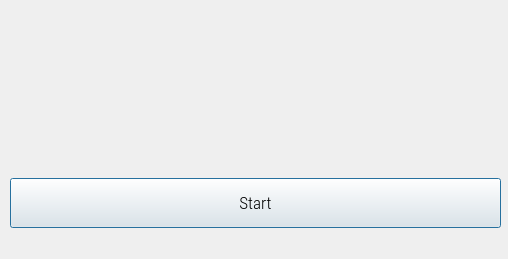
<?xml version="1.0" encoding="UTF-8"?>
<ui version="4.0">
 <class>Dialog</class>
 <widget class="QDialog" name="Dialog">
  <property name="geometry">
   <rect>
    <x>0</x>
    <y>0</y>
    <width>508</width>
    <height>259</height>
   </rect>
  </property>
  <property name="minimumSize">
   <size>
    <width>508</width>
    <height>259</height>
   </size>
  </property>
  <property name="maximumSize">
   <size>
    <width>508</width>
    <height>259</height>
   </size>
  </property>
  <property name="windowTitle">
   <string>Face Recognition Time Attendance App</string>
  </property>
  <property name="windowIcon">
   <iconset>
    <normaloff>icon.png</normaloff>icon.png</iconset>
  </property>
  <widget class="QLabel" name="logolabel">
   <property name="geometry">
    <rect>
     <x>0</x>
     <y>24</y>
     <width>500</width>
     <height>133</height>
    </rect>
   </property>
   <property name="text">
    <string/>
   </property>
   <property name="pixmap">
    <pixmap>logo.png</pixmap>
   </property>
   <property name="scaledContents">
    <bool>true</bool>
   </property>
  </widget>
  <widget class="QWidget" name="verticalLayoutWidget">
   <property name="geometry">
    <rect>
     <x>10</x>
     <y>167</y>
     <width>491</width>
     <height>73</height>
    </rect>
   </property>
   <layout class="QVBoxLayout" name="verticalLayout">
    <item>
     <widget class="QPushButton" name="runButton">
      <property name="maximumSize">
       <size>
        <width>16777215</width>
        <height>50</height>
       </size>
      </property>
      <property name="font">
       <font>
        <family>Roboto Condensed Light</family>
        <pointsize>13</pointsize>
       </font>
      </property>
      <property name="text">
       <string>Start</string>
      </property>
     </widget>
    </item>
   </layout>
  </widget>
 </widget>
 <resources>
  <include location="resource.qrc"/>
 </resources>
 <connections/>
</ui>
